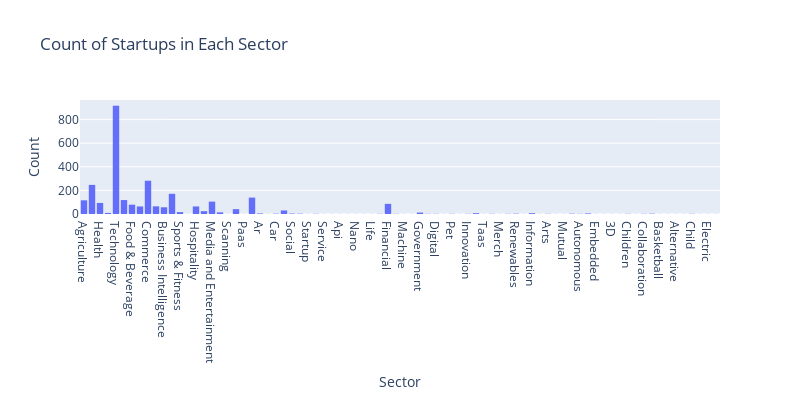

Notebook source saved alongside this figure:
### Markdown cell above
Categorical

### Code cell
# Create a count plot for Sector using Plotly Express
fig = px.histogram(final_dataset, x='sector', title='Count of Startups in Each Sector')

# Update layout
fig.update_layout(xaxis_title='Sector', yaxis_title='Count', barmode='group',height =400, width = 800)

# Show the plot
fig.show()

### Figure 1 — Plotly figure (JSON) as saved in the notebook; plotly's stock layout.template omitted (floating-point values rounded to 4 significant figures; data arrays with more than 128 entries replaced by an {"elided": "..."} marker saying what was removed)
{"data": [{"alignmentgroup": "True", "bingroup": "x", "hovertemplate": "sector=%{x}<br>count=%{y}<extra></extra>", "legendgroup": "", "marker": {"color": "#636efa", "pattern": {"shape": ""}}, "name": "", "offsetgroup": "", "orientation": "v", "showlegend": false, "type": "histogram", "x": {"elided": "2856 str values"}, "xaxis": "x", "yaxis": "y"}], "layout": {"barmode": "group", "height": 400, "legend": {"tracegroupgap": 0}, "title": {"text": "Count of Startups in Each Sector"}, "width": 800, "xaxis": {"anchor": "y", "domain": [0, 1], "title": {"text": "Sector"}}, "yaxis": {"anchor": "x", "domain": [0, 1], "title": {"text": "Count"}}}}
